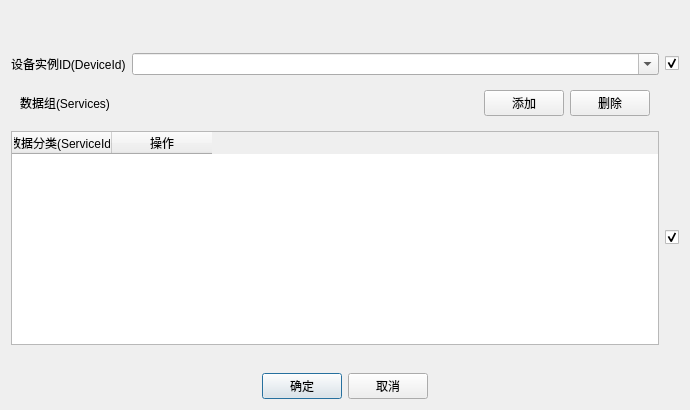
<?xml version="1.0" encoding="UTF-8"?>
<ui version="4.0">
 <class>CTcpEdgeTestDeviceDlg</class>
 <widget class="QDialog" name="CTcpEdgeTestDeviceDlg">
  <property name="geometry">
   <rect>
    <x>0</x>
    <y>0</y>
    <width>690</width>
    <height>410</height>
   </rect>
  </property>
  <property name="sizePolicy">
   <sizepolicy hsizetype="Expanding" vsizetype="Expanding">
    <horstretch>0</horstretch>
    <verstretch>0</verstretch>
   </sizepolicy>
  </property>
  <property name="windowTitle">
   <string>连接</string>
  </property>
  <layout class="QGridLayout" name="gridLayout">
   <property name="margin">
    <number>0</number>
   </property>
   <item row="3" column="0">
    <layout class="QHBoxLayout" name="horizontalLayout">
     <property name="margin">
      <number>11</number>
     </property>
     <item>
      <spacer name="horizontalSpacer">
       <property name="orientation">
        <enum>Qt::Horizontal</enum>
       </property>
       <property name="sizeHint" stdset="0">
        <size>
         <width>40</width>
         <height>20</height>
        </size>
       </property>
      </spacer>
     </item>
     <item>
      <widget class="QPushButton" name="btnOK">
       <property name="text">
        <string>确定</string>
       </property>
      </widget>
     </item>
     <item>
      <widget class="QPushButton" name="btnCancel">
       <property name="text">
        <string>取消</string>
       </property>
      </widget>
     </item>
     <item>
      <spacer name="horizontalSpacer_2">
       <property name="orientation">
        <enum>Qt::Horizontal</enum>
       </property>
       <property name="sizeHint" stdset="0">
        <size>
         <width>40</width>
         <height>20</height>
        </size>
       </property>
      </spacer>
     </item>
    </layout>
   </item>
   <item row="0" column="0">
    <layout class="QHBoxLayout" name="horizontalLayout_3">
     <item>
      <widget class="QWidget" name="title" native="true">
       <property name="minimumSize">
        <size>
         <width>0</width>
         <height>36</height>
        </size>
       </property>
       <property name="maximumSize">
        <size>
         <width>16777215</width>
         <height>36</height>
        </size>
       </property>
       <layout class="QHBoxLayout" name="horizontalLayout_4">
        <property name="margin">
         <number>0</number>
        </property>
        <item>
         <widget class="QLabel" name="titleName">
          <property name="text">
           <string/>
          </property>
         </widget>
        </item>
        <item>
         <spacer name="horizontalSpacer_3">
          <property name="orientation">
           <enum>Qt::Horizontal</enum>
          </property>
          <property name="sizeHint" stdset="0">
           <size>
            <width>255</width>
            <height>11</height>
           </size>
          </property>
         </spacer>
        </item>
       </layout>
      </widget>
     </item>
    </layout>
   </item>
   <item row="1" column="0">
    <layout class="QGridLayout" name="gridLayout_2">
     <property name="margin">
      <number>11</number>
     </property>
     <item row="2" column="2">
      <widget class="QCheckBox" name="__Services__">
       <property name="text">
        <string/>
       </property>
       <property name="checked">
        <bool>true</bool>
       </property>
      </widget>
     </item>
     <item row="2" column="0" colspan="2">
      <widget class="QTableWidget" name="_Services_">
       <property name="minimumSize">
        <size>
         <width>0</width>
         <height>200</height>
        </size>
       </property>
       <column>
        <property name="text">
         <string>数据分类(ServiceId)</string>
        </property>
       </column>
       <column>
        <property name="text">
         <string>操作</string>
        </property>
       </column>
      </widget>
     </item>
     <item row="0" column="2">
      <widget class="QCheckBox" name="__DeviceId__">
       <property name="text">
        <string/>
       </property>
       <property name="checked">
        <bool>true</bool>
       </property>
      </widget>
     </item>
     <item row="0" column="0">
      <widget class="QLabel" name="label">
       <property name="text">
        <string>设备实例ID(DeviceId)</string>
       </property>
      </widget>
     </item>
     <item row="1" column="0" colspan="2">
      <widget class="QWidget" name="widget" native="true">
       <layout class="QHBoxLayout" name="horizontalLayout_2">
        <item>
         <widget class="QLabel" name="label_2">
          <property name="text">
           <string>数据组(Services)</string>
          </property>
         </widget>
        </item>
        <item>
         <spacer name="horizontalSpacer_4">
          <property name="orientation">
           <enum>Qt::Horizontal</enum>
          </property>
          <property name="sizeHint" stdset="0">
           <size>
            <width>40</width>
            <height>20</height>
           </size>
          </property>
         </spacer>
        </item>
        <item>
         <widget class="QPushButton" name="btnAdd">
          <property name="text">
           <string>添加</string>
          </property>
          <property name="icon">
           <iconset>
            <normaloff>:/Resources/add.png</normaloff>:/Resources/add.png</iconset>
          </property>
         </widget>
        </item>
        <item>
         <widget class="QPushButton" name="btnDelete">
          <property name="text">
           <string>删除</string>
          </property>
          <property name="icon">
           <iconset>
            <normaloff>:/Resources/delete.png</normaloff>:/Resources/delete.png</iconset>
          </property>
         </widget>
        </item>
       </layout>
      </widget>
     </item>
     <item row="0" column="1">
      <widget class="QComboBox" name="_DeviceId_">
       <property name="sizePolicy">
        <sizepolicy hsizetype="Expanding" vsizetype="Fixed">
         <horstretch>0</horstretch>
         <verstretch>0</verstretch>
        </sizepolicy>
       </property>
       <property name="editable">
        <bool>true</bool>
       </property>
      </widget>
     </item>
    </layout>
   </item>
  </layout>
 </widget>
 <resources>
  <include location="../../../../TcpEdgeServer/TcpEdgeServer.qrc"/>
 </resources>
 <connections>
  <connection>
   <sender>btnCancel</sender>
   <signal>clicked()</signal>
   <receiver>CTcpEdgeTestDeviceDlg</receiver>
   <slot>reject()</slot>
   <hints>
    <hint type="sourcelabel">
     <x>330</x>
     <y>66</y>
    </hint>
    <hint type="destinationlabel">
     <x>197</x>
     <y>125</y>
    </hint>
   </hints>
  </connection>
 </connections>
</ui>
